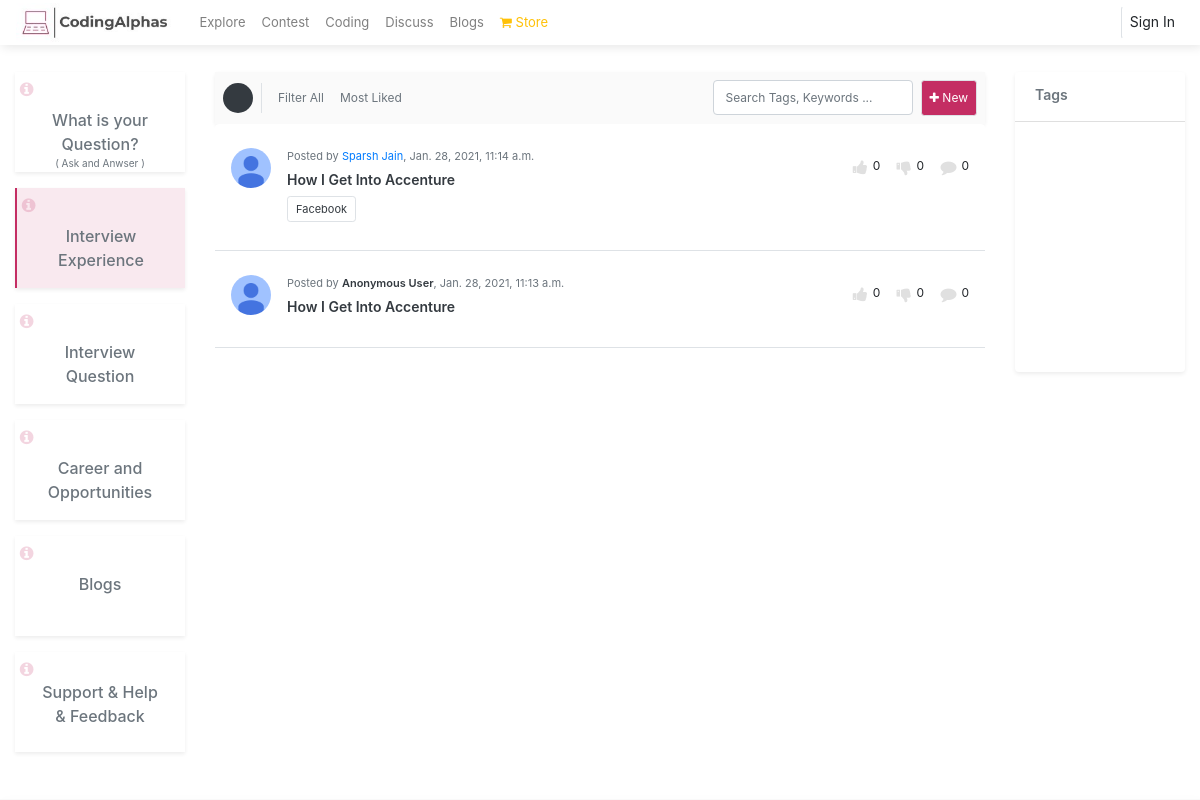
The page /discuss/?method=Experience on the database as committed earlier.
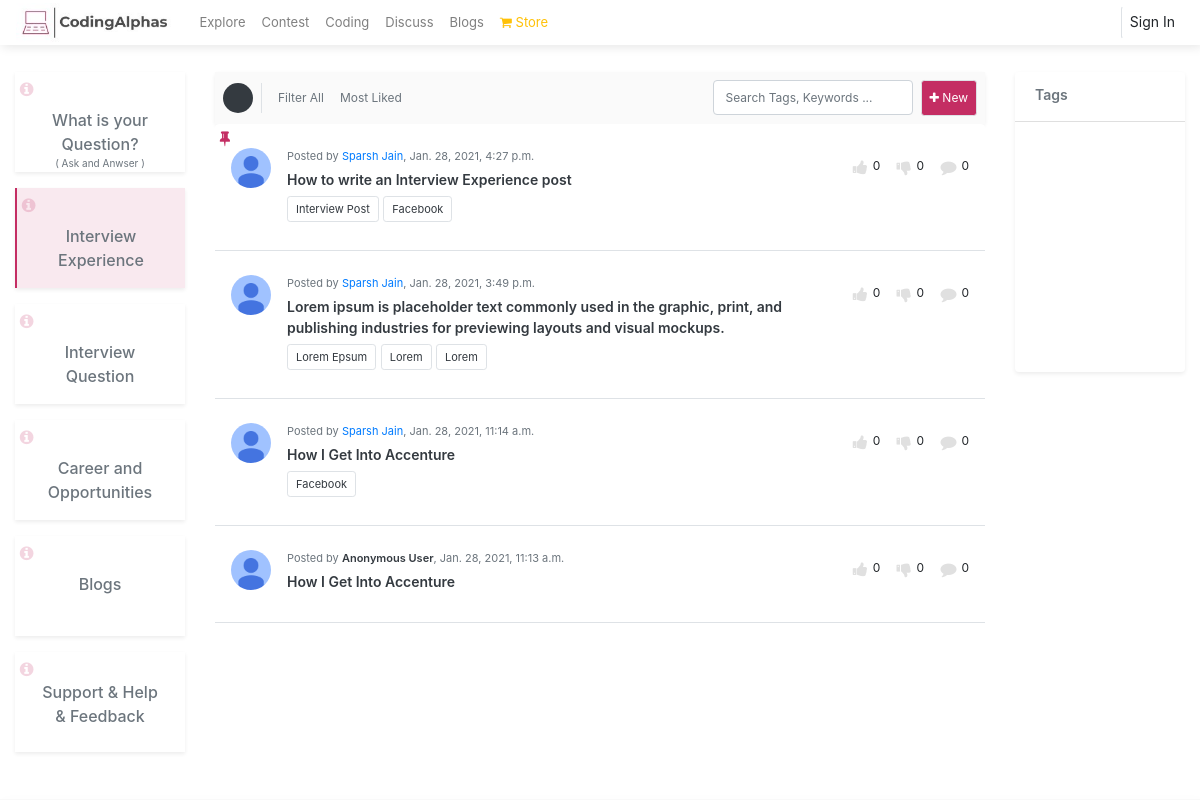
The same page on the database as committed later.
### discuss/models.py (models this page shows, shortened)
class Quora(models.Model):
    CHOICE = (
        ('General','General'),('Experience','Experience'),('Question','Question'),('Support','Support')
    )
    user = models.ForeignKey(User, related_name='Quora_User', to_field='username', on_delete=models.CASCADE,default="")
    title = RichTextUploadingField(unique = True,blank=True)
    title2 = models.CharField(max_length=10000,blank=True)
    tags = models.CharField(max_length=1000,blank=True)
    like = models.ManyToManyField(User,related_name="Quora_likes",blank=True)
    dislike = models.ManyToManyField(User,related_name="Quora_dislikes",blank=True)
    created = models.DateTimeField(auto_now_add=True,null=True)
    anonymous = models.BooleanField(default = False)
    category = models.CharField(max_length=1000,choices = CHOICE,default="General")
    pinned = models.BooleanField(default=False)

### Core/models.py (models this page shows, shortened)
class Profile(models.Model):
    user = models.OneToOneField(User, on_delete=models.CASCADE)
    first_name = models.CharField(max_length=50, blank=True,default="")
    last_name = models.CharField(max_length=50, blank=True,default="")
    email = models.EmailField(max_length=50, blank=True,default="")
    phone_number = models.CharField(max_length=13, blank=True,default="")
    avatar = models.ImageField(upload_to='users/images',blank=False,default = 'users/images/default.jpg')
    headline = models.CharField(max_length=1000, blank=True,default="")
    bio = models.TextField(blank=True,default="")
    address = models.CharField(max_length=50, blank=True,default="")
    city = models.CharField(max_length=50, blank=True,default="")
    state  = models.CharField(max_length=50, blank=True,default="")
    country = models.CharField(max_length=50, blank=True,default="")
    date_of_birth = models.CharField(max_length=13, blank=True,default="")
    follow = models.ManyToManyField(User,default=None,blank=True,related_name="follow_title")
    following = models.ManyToManyField(User,default=None,blank=True,related_name="following_title")
    signup_confirmation = models.BooleanField(default=False)
    instagram = models.CharField(max_length=1000,blank=True,null=True)
    facebook = models.CharField(max_length=1000,blank=True,null=True)
    twitter = models.CharField(max_length=1000,blank=True,null=True)
    college = models.CharField(max_length=1000, blank=True,default="")
    medium = models.CharField(max_length=1000,blank=True,null=True)
    quora = models.CharField(max_length=1000,blank=True,null=True)
    other = models.CharField(max_length=1000,blank=True,null=True)
    favourities = models.ManyToManyField(Articles,blank=True,related_name="articles_titles")
    subscribe = models.ManyToManyField(User,default=None,blank=True,related_name="subscribe_title")
    mute = models.ManyToManyField(User,default=None,blank=True,related_name="mute_title")

### discuss/views.py (the view)
# urls.py: path("",views.homepage,name="homepage"),
def homepage(request):
    context = {}
    method = request.GET.get('method')
    if method is None or method == "":
        method = 'General'
    context['method'] = method
    if method == 'General':
        quora = Quora_Form()
    else:
        quora = Other_Form
    context['form'] = quora
    context['pinned'] = Quora.objects.filter(category=method,pinned=True).order_by('-created')
    context['data'] = Quora.objects.filter(~ Q(id__in = Quora.objects.filter(category=method,pinned=True)),category=method).order_by('-created')[:20]
    return render(request,'discuss/homepage.html',context)

### Core/templatetags/shortcut.py (called while the page is built)
@register.filter
def remove(value):
    return value.split(",")

### discuss/templates/discuss/homepage.html (shortened to what the changed rows need)
{% extends 'Core/snippets/base.html' %}
{% load shortcut %}
{% load crispy_forms_tags %}
{% block body %}
<div class="container-fluid">
    <div class="row mt-5">
        <div class="col-12 col-md-7 col-lg-8 mt-3 pt-2" style="">
            <div class="card border-0">
                {% for x in pinned %}
                <div class="card-body p-3 pt-4 pb-4 border-bottom con" >
                    <div style="position: absolute; top:0.1rem; left:0.3rem; color:#C42D63">
                        <i class="fa fa-thumb-tack"></i>
                    </div>
                <div class="d-flex justify-content-between" >
                    <div class="d-flex justify-content-start" style="width:80%;">
                        <div>
                            <img src="/media/{{x.user.profile.avatar}}/" style="height:40px; width:40px; border-radius:50%;">
                        </div>
                        <div class="ml-3">
                             <div class="" style="">
                                <p class="text-muted" style="font-size: 11px; margin-bottom: 0px;">Posted by {% if not x.anonymous %}<a style="text-decoration: none;" href="/profile/{{x.user}}/">{{x.user.profile.first_name}} {{x.user.profile.last_name}}</a>{% else %}<span class="text-dark" style="font-weight: 600;">Anonymous User</span>{% endif %}, {{x.created}}</p>
                            </div>
                            <a href="/discuss/{{method}}/inbox/{{x.id}}/" style="text-decoration: none; ">
                                <div style="width:100%; display:flex; flex-wrap:wrap; " class="mt-1 text-dark">
                                    {% if x.title2 %}
                                    <p class="" style=" font-size: 14px; font-weight:600;">{{x.title2|safe}}</p>
                                    {% else %}
                                <p class="" style=" font-size: 14px;">{{x.title|safe}}</p>
                                {% endif %}
                            </div>
                        </a>
                            <div style=" margin-top: -10px;">
                                <span class="" style="">
                                    {% for i in x.tags|remove %}
                                    {% if i %}
                                    <a href="?tags={{i}}&method={{method}}" class="btn btn-sm border btn-outline-dark mb-1" href="#" style="font-size: 11px;">{{i}}</a>
                                    {% endif %}
                                    {% endfor %}
                                </span>
                            </div>
                        </div>
                    </div>
                    <div class="d-flex justify-content-end">
                        <div style="font-size:12px;">
                            <a class=" btn fa fa-thumbs-up pr-1" style="color: #E0E0E0;"></a><span style="font-size: 12px;" class="">{{x.like.all.count}}</span>
                            <a class=" btn fa fa-thumbs-down  pr-1" style="color: #E0E0E0;"></a><span style="font-size: 12px;" class="">{{x.dislike.all.count}}</span>
                            <a class="btn fa fa-comment  pr-1" style="color: #E0E0E0;"></a><span style="font-size: 12px;" class="">{{x.quora_comment.all.count}}</span>
                        </div>
                    </div>
                </div>
            </div>
                {% endfor %}
                    {% for x in data %}
                    <div class="card-body p-3 pt-4 pb-4 border-bottom con" >
                    <div class="d-flex justify-content-between" >
                        <div class="d-flex justify-content-start" style="width:80%;">
                            <div>
                                <img src="/media/{{x.user.profile.avatar}}/" style="height:40px; width:40px; border-radius:50%;">
                            </div>
                            <div class="ml-3">
                                 <div class="" style="">
                                    <p class="text-muted" style="font-size: 11px; margin-bottom: 0px;">Posted by {% if not x.anonymous %}<a style="text-decoration: none;" href="/profile/{{x.user}}/">{{x.user.profile.first_name}} {{x.user.profile.last_name}}</a>{% else %}<span class="text-dark" style="font-weight: 600;">Anonymous User</span>{% endif %}, {{x.created}}</p>
                                </div>
                                <a href="/discuss/{{method}}/inbox/{{x.id}}/" style="text-decoration: none; ">
                                    <div style="width:100%; display:flex; flex-wrap:wrap; " class="mt-1 text-dark">
                                        {% if x.title2 %}
                                        <p class="" style=" font-size: 14px; font-weight: 600;">{{x.title2|safe}}</p>
                                        {% else %}
                                    <p class="" style=" font-size: 14px;">{{x.title|safe}}</p>
                                    {% endif %}
                                </div>
                            </a>
                                <div style=" margin-top: -10px;">
                                    <span class="" style="">
                                        {% for i in x.tags|remove %}
                                        {% if i %}
                                        <a href="?tags={{i}}&method={{method}}" class="btn btn-sm border btn-outline-dark mb-1" href="#" style="font-size: 11px;">{{i}}</a>
                                        {% endif %}
                                        {% endfor %}
                                    </span>
                                </div>
                            </div>
                        </div>
                        <div class="d-flex justify-content-end">
                            <div style="font-size:12px;">
                                <a class=" btn fa fa-thumbs-up pr-1" style="color: #E0E0E0;"></a><span style="font-size: 12px;" class="">{{x.like.all.count}}</span>
                                <a class=" btn fa fa-thumbs-down  pr-1" style="color: #E0E0E0;"></a><span style="font-size: 12px;" class="">{{x.dislike.all.count}}</span>
                                <a class="btn fa fa-comment  pr-1" style="color: #E0E0E0;"></a><span style="font-size: 12px;" class="">{{x.quora_comment.all.count}}</span>
                            </div>
                        </div>
                    </div>
                </div>
                    {% endfor %}
            </div>
        </div>
    </div>
</div>
{% endblock %}

Rows that differ between the two databases and show on the page:
added Quora: user.profile.avatar (picture), user.profile.first_name "Sparsh", user.profile.last_name "Jain", created "Jan. 28, 2021, 4:27 p.m.", title2 "How to write an Interview Experience post", tags "Interview Post" "Facebook", like.all.count "0", dislike.all.count "0", quora_comment.all.count "0"
added Quora: user.profile.avatar (picture), user.profile.first_name "Sparsh", user.profile.last_name "Jain", created "Jan. 28, 2021, 3:49 p.m.", title2 "Lorem ipsum is placeholder text commonly used in the graphic, print, and publishing industries for previewing layouts and visual mockups.", tags "Lorem Epsum" "Lorem" "Lorem", like.all.count "0", dislike.all.count "0", quora_comment.all.count "0"
